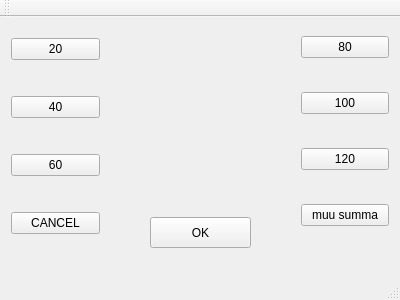
<?xml version="1.0" encoding="UTF-8"?>
<ui version="4.0">
 <class>MainWindow</class>
 <widget class="QMainWindow" name="MainWindow">
  <property name="geometry">
   <rect>
    <x>0</x>
    <y>0</y>
    <width>400</width>
    <height>300</height>
   </rect>
  </property>
  <property name="windowTitle">
   <string>MainWindow</string>
  </property>
  <widget class="QWidget" name="centralWidget">
   <widget class="QWidget" name="layoutWidget">
    <property name="geometry">
     <rect>
      <x>0</x>
      <y>-20</y>
      <width>111</width>
      <height>281</height>
     </rect>
    </property>
    <layout class="QVBoxLayout" name="verticalLayout">
     <item>
      <widget class="QPushButton" name="pushButton20">
       <property name="text">
        <string>20</string>
       </property>
      </widget>
     </item>
     <item>
      <widget class="QPushButton" name="pushButton_40">
       <property name="text">
        <string>40</string>
       </property>
      </widget>
     </item>
     <item>
      <widget class="QPushButton" name="pushButton_60">
       <property name="text">
        <string>60</string>
       </property>
      </widget>
     </item>
     <item>
      <widget class="QPushButton" name="pushButtonCANCEL">
       <property name="text">
        <string>CANCEL</string>
       </property>
      </widget>
     </item>
    </layout>
   </widget>
   <widget class="QWidget" name="layoutWidget">
    <property name="geometry">
     <rect>
      <x>290</x>
      <y>-20</y>
      <width>110</width>
      <height>271</height>
     </rect>
    </property>
    <layout class="QVBoxLayout" name="verticalLayout_2">
     <item>
      <widget class="QPushButton" name="pushButton_80">
       <property name="text">
        <string>80</string>
       </property>
      </widget>
     </item>
     <item>
      <widget class="QPushButton" name="pushButton_100">
       <property name="text">
        <string>100</string>
       </property>
      </widget>
     </item>
     <item>
      <widget class="QPushButton" name="pushButton_120">
       <property name="text">
        <string>120</string>
       </property>
      </widget>
     </item>
     <item>
      <widget class="QPushButton" name="pushButton_MUU">
       <property name="text">
        <string>muu summa</string>
       </property>
      </widget>
     </item>
    </layout>
   </widget>
   <widget class="QPushButton" name="pushButtonNAUTA">
    <property name="geometry">
     <rect>
      <x>150</x>
      <y>200</y>
      <width>101</width>
      <height>31</height>
     </rect>
    </property>
    <property name="text">
     <string>OK</string>
    </property>
   </widget>
  </widget>
  <widget class="QMenuBar" name="menuBar">
   <property name="geometry">
    <rect>
     <x>0</x>
     <y>0</y>
     <width>400</width>
     <height>27</height>
    </rect>
   </property>
  </widget>
  <widget class="QToolBar" name="mainToolBar">
   <attribute name="toolBarArea">
    <enum>TopToolBarArea</enum>
   </attribute>
   <attribute name="toolBarBreak">
    <bool>false</bool>
   </attribute>
  </widget>
  <widget class="QStatusBar" name="statusBar"/>
 </widget>
 <layoutdefault spacing="6" margin="11"/>
 <resources/>
 <connections/>
</ui>
